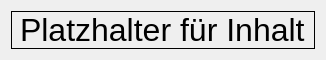
<?xml version="1.0" encoding="UTF-8"?>
<ui version="4.0">
 <class>Form</class>
 <widget class="QWidget" name="Form">
  <property name="geometry">
   <rect>
    <x>0</x>
    <y>0</y>
    <width>326</width>
    <height>52</height>
   </rect>
  </property>
  <layout class="QVBoxLayout" name="verticalLayout">
   <item>
    <widget class="QLabel" name="label">
     <property name="font">
      <font>
       <pointsize>24</pointsize>
      </font>
     </property>
     <property name="frameShape">
      <enum>QFrame::Box</enum>
     </property>
     <property name="text">
      <string>Platzhalter für Inhalt</string>
     </property>
    </widget>
   </item>
  </layout>
 </widget>
 <resources/>
 <connections/>
</ui>
